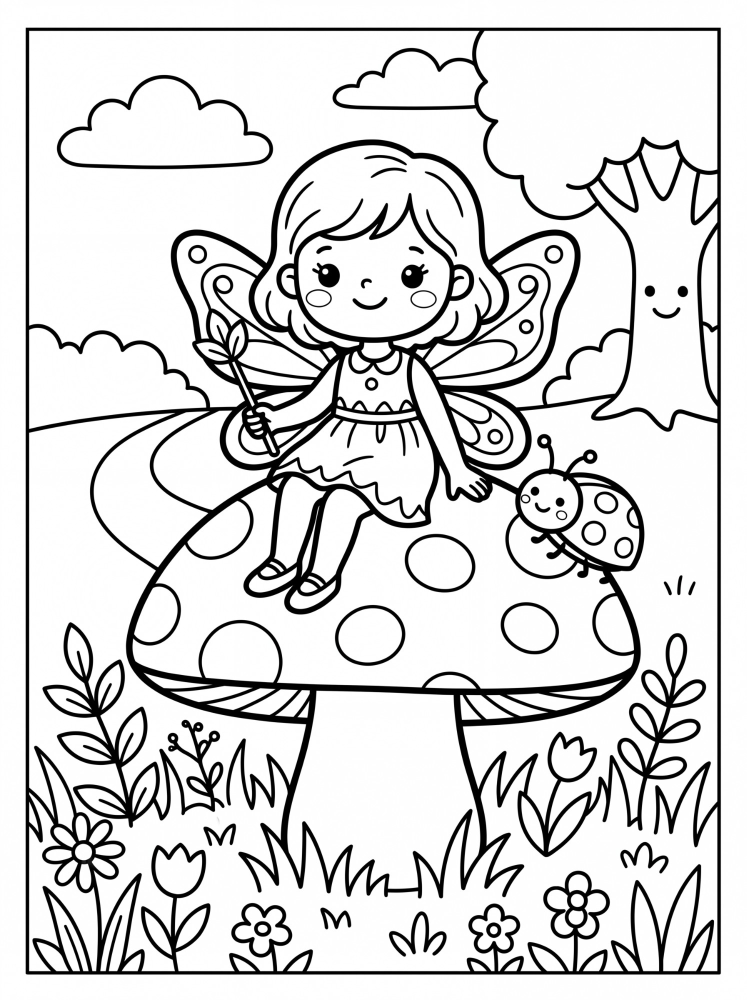
#> input picture coloring-book/01-fairy-mushroom.jpg, 1493 x 2000 px (shown at 1/2 size); its folder holds only this picture in this run
$ python -i build_interior.py   (imports and definitions only)
#> lines starting #> are read from the running program, lines starting #| are printed output that depends on the picture
#> `blank = Image.new("L", (PAGE_W, PAGE_H), 255)`: blank: PIL image 2550x3300 L; every value is 255
"""Build KDP interior PDF: 8.5x11in, no bleed, 300 DPI, blank page behind each drawing."""
import glob
from PIL import Image, ImageFilter
import numpy as np

DPI = 300
PAGE_W, PAGE_H = int(8.5 * DPI), int(11 * DPI)  # 2550 x 3300
MARGIN = int(0.5 * DPI)                          # meets KDP 0.375in gutter / 0.25in outside
BOX_W, BOX_H = PAGE_W - 2 * MARGIN, PAGE_H - 2 * MARGIN

def prepare(path):
#> called with path = '01-fairy-mushroom.jpg'
    im = Image.open(path).convert("L")
    scale = min(BOX_W / im.width, BOX_H / im.height)
#> scale = 1.5
    im = im.resize((round(im.width * scale), round(im.height * scale)), Image.LANCZOS)
#> im: PIL image 2240x3000 L
    im = im.filter(ImageFilter.UnsharpMask(radius=2, percent=80, threshold=2))
    # Levels: pure white paper, solid black lines, keep smooth anti-aliased edges
    a = np.asarray(im).astype(float)
    a = np.clip((a - 60) / (200 - 60) * 255, 0, 255).astype("uint8")
    page = Image.new("L", (PAGE_W, PAGE_H), 255)
    page.paste(Image.fromarray(a), ((PAGE_W - im.width) // 2, (PAGE_H - im.height) // 2))
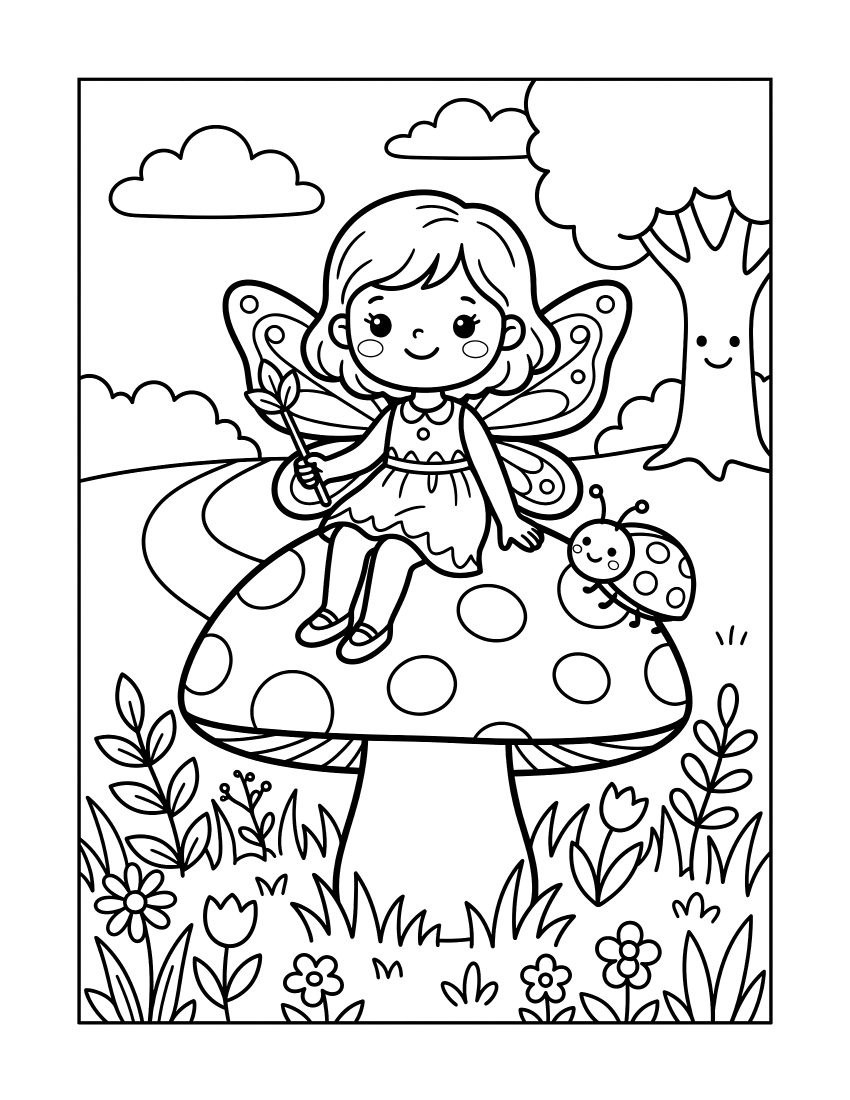
#> page: PIL image 2550x3300 L (shown at 1/3 size); min 0, max 255, mean 224.3
    return page

files = sorted(glob.glob("[0-2][0-9]-*.*"))
# [1 line not run here, left out]
blank = Image.new("L", (PAGE_W, PAGE_H), 255)
pages = []
# [5 lines not run here, left out]

>>> result = prepare('01-fairy-mushroom.jpg')

$ run again, on coloring-book/02-baby-unicorn.jpg
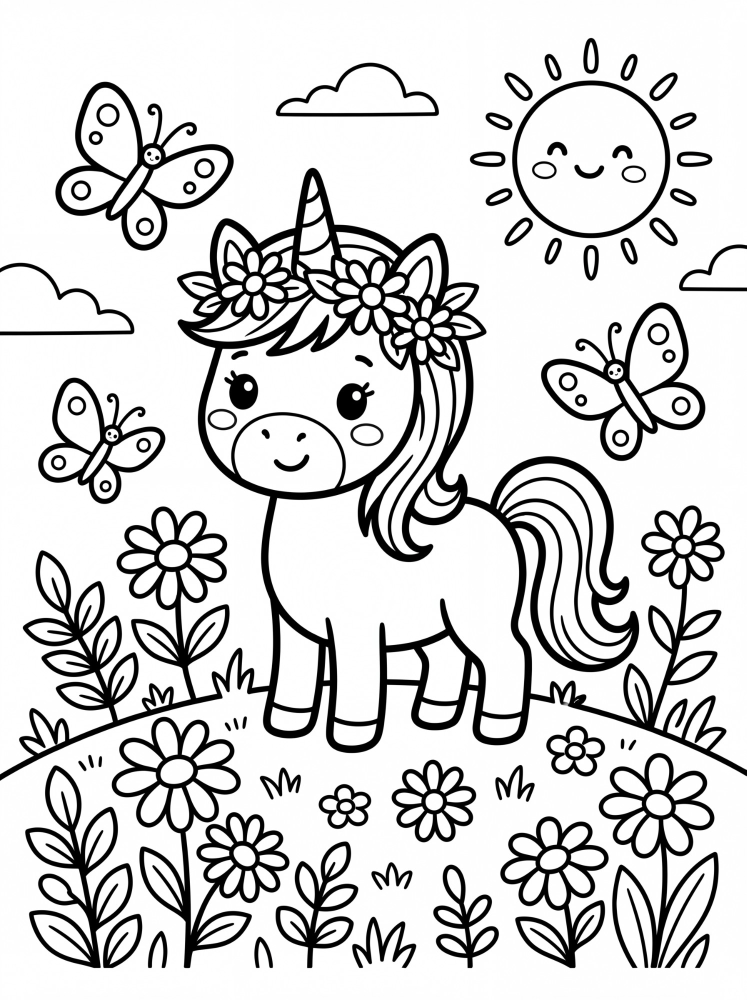
#> input picture coloring-book/02-baby-unicorn.jpg, 1493 x 2000 px (shown at 1/2 size)
#> blank: PIL image 2550x3300 L; every value is 255
#> in prepare, `page.paste(Image.fromarray(a), ((PAGE_W - im.width) // 2, (PAGE_H - im..`:
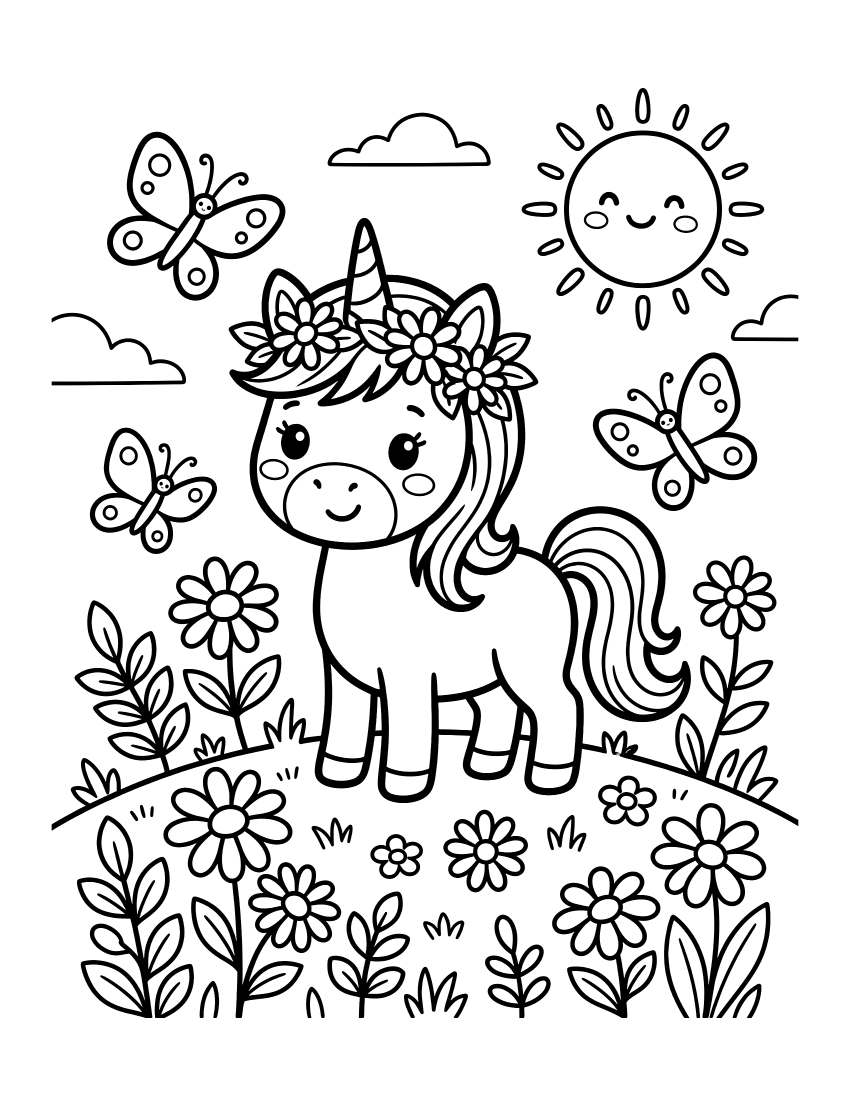
#> page: PIL image 2550x3300 L (shown at 1/3 size); min 0, max 255, mean 219.3

$ run again, on coloring-book/03-fairy-bunny.jpg
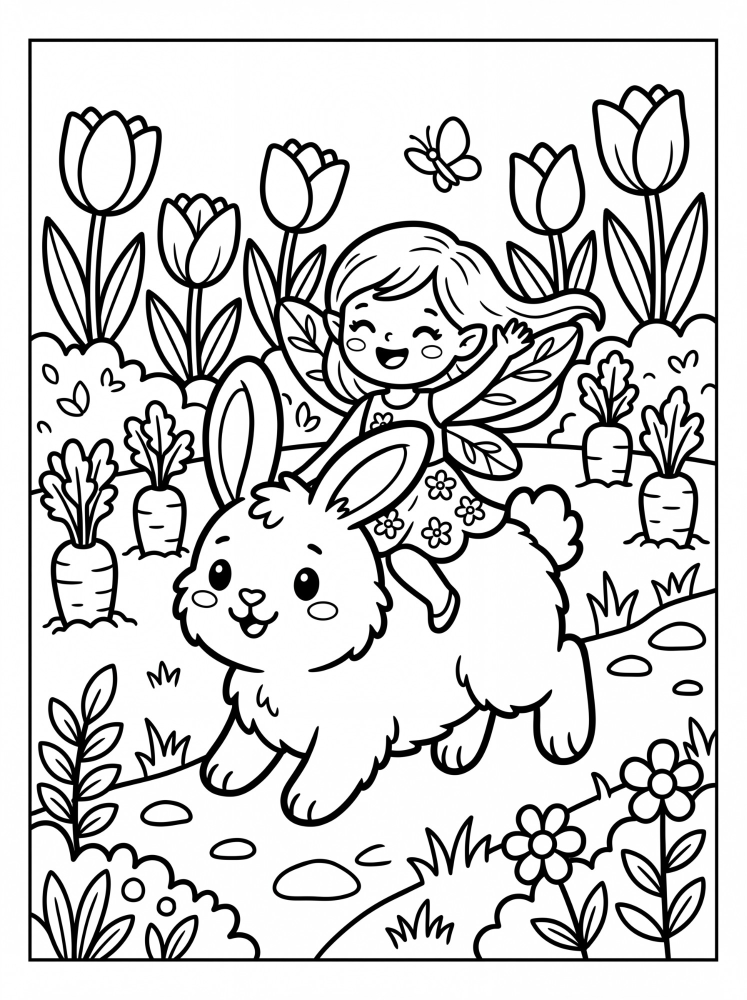
#> input picture coloring-book/03-fairy-bunny.jpg, 1493 x 2000 px (shown at 1/2 size)
#> blank: PIL image 2550x3300 L; every value is 255
#> in prepare, `page.paste(Image.fromarray(a), ((PAGE_W - im.width) // 2, (PAGE_H - im..`:
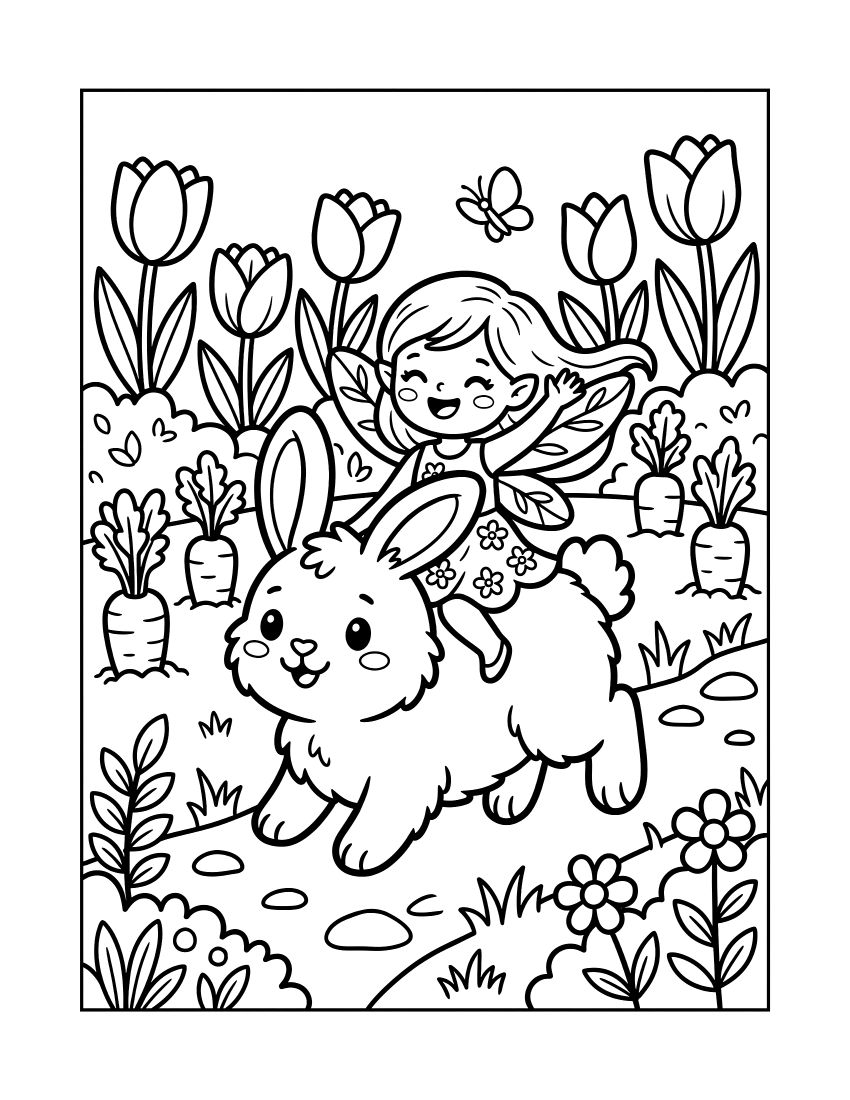
#> page: PIL image 2550x3300 L (shown at 1/3 size); min 0, max 255, mean 218.1

$ run again, on coloring-book/04-baby-dragon.jpg
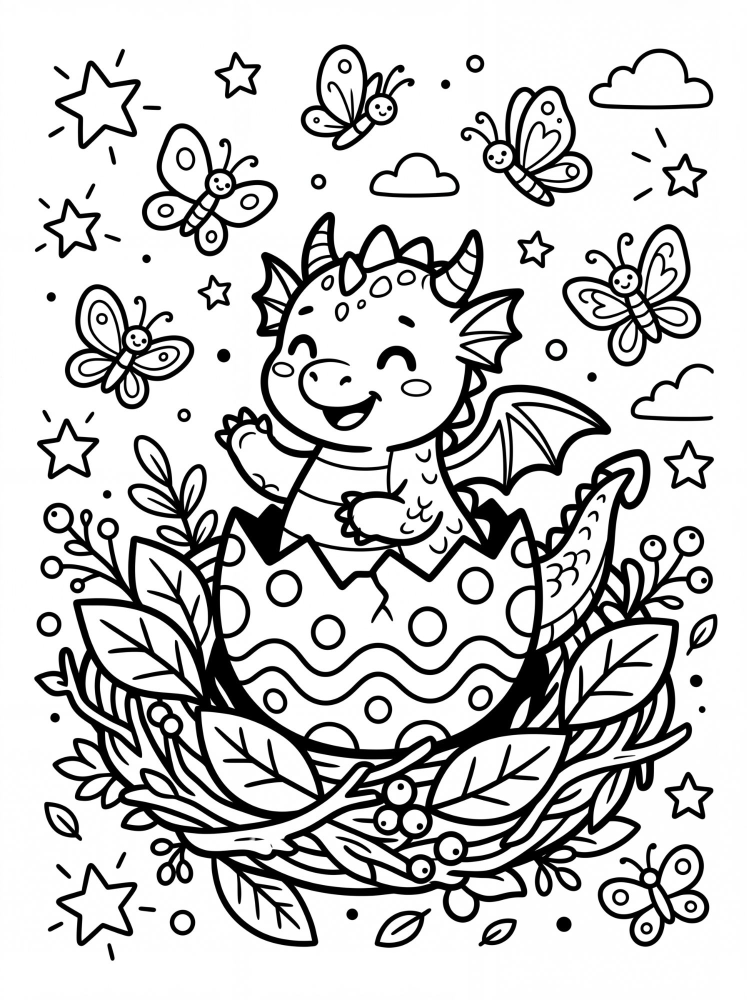
#> input picture coloring-book/04-baby-dragon.jpg, 1493 x 2000 px (shown at 1/2 size)
#> blank: PIL image 2550x3300 L; every value is 255
#> in prepare, `page.paste(Image.fromarray(a), ((PAGE_W - im.width) // 2, (PAGE_H - im..`:
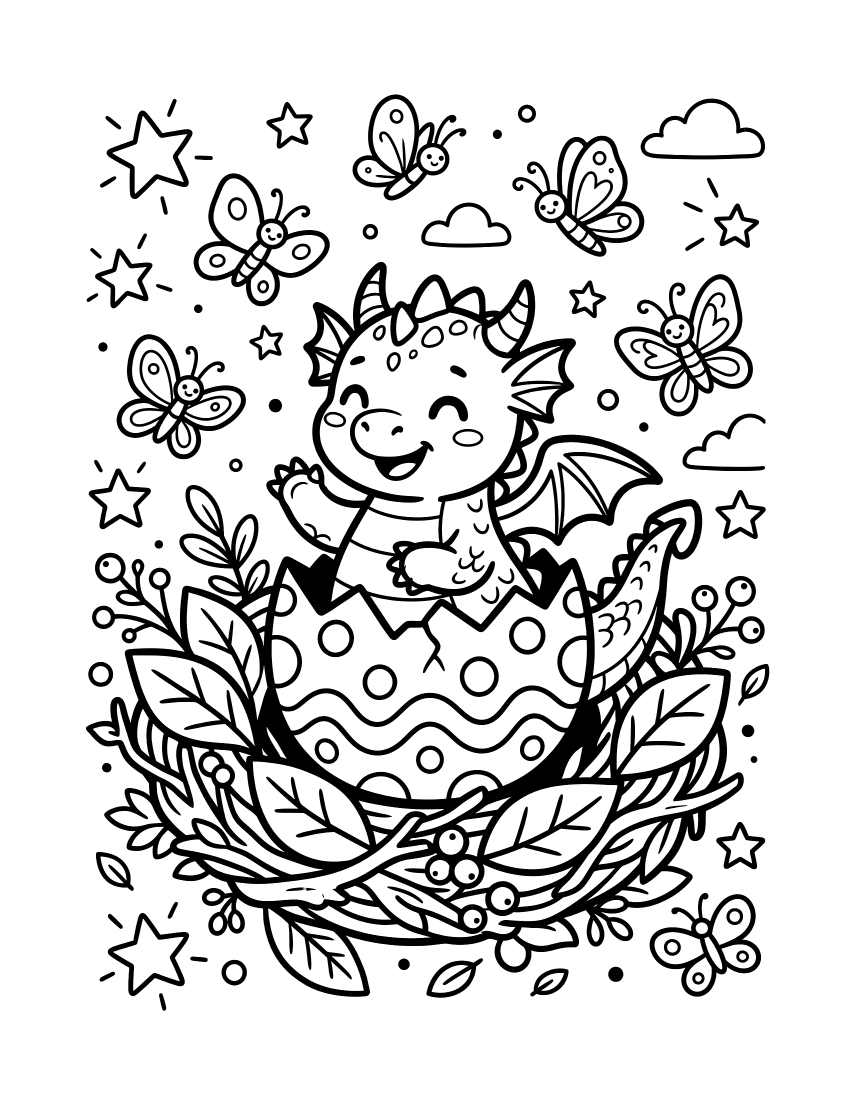
#> page: PIL image 2550x3300 L (shown at 1/3 size); min 0, max 255, mean 212.9
